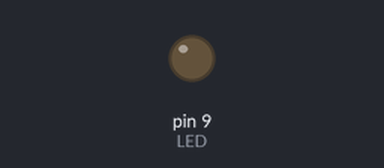
This sketch was run on a simulated Arduino Uno, built with avr-gcc and run on an emulated ATmega328P. On the bench: output pins drawn as LEDs (lit = HIGH).

Above: at 0.15 s.
Timing chart, 0 to 40.0 s (numbered marks = the images above):
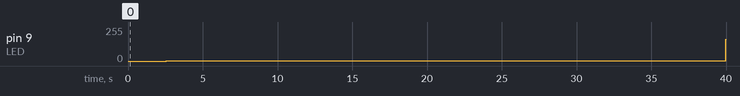

Measured:
- by itself, pin 9 (LED): 0/255 → 1/255 at 2.5 s, → 164/255 37.5 s later

The sketch:

pinanalogo.ino
```cpp
const int LED=9;
int i;
void setup(){
pinMode(LED,OUTPUT);
}
void loop() {
for  (i=1;i<255; i++){
analogWrite(LED,i);
delay(5);
}
for  (i=255;i>0; i--){
analogWrite(LED,i);
delay(5);
}
}
```
